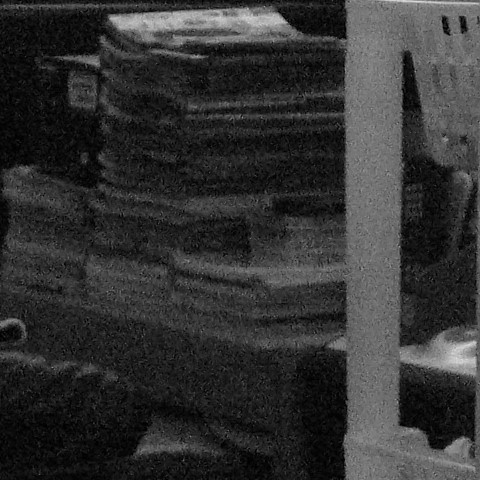
#> input picture tp2-en/traitement-images/ressources-tp2/05-image-bruitee.jpg, 480 x 480 px
$ python 08_local_parameters.py
#> lines starting #> are read from the running program, lines starting #| are printed output that depends on the picture
### tp2-en/traitement-images/tp2/tp2_support.py
from pathlib import Path

import matplotlib.pyplot as plt
import numpy as np
from PIL import Image


SCRIPT_DIR = Path(__file__).resolve().parent
STUDENT_ROOT = SCRIPT_DIR.parent
RESOURCE_DIR = STUDENT_ROOT / f"ressources-{SCRIPT_DIR.name}"
if not RESOURCE_DIR.exists():
    RESOURCE_DIR = STUDENT_ROOT / "ressources"
RESULTS_DIR = SCRIPT_DIR / "resultats"


def load_gray(filename):
    """Load a teaching image as grayscale values in [0, 1]."""
#> called with filename = '05-image-bruitee.jpg'
    path = RESOURCE_DIR / filename
    if not path.exists():
        raise FileNotFoundError(f"Missing image resource: {path}")
    with Image.open(path) as source:
#> source is the input picture: PIL image 480x480 L; min 0, max 220, mean 50.5
        image = np.asarray(source.convert("L"), dtype=np.float32) / 255.0
    return image


# [53 lines left out: functions histogram_data, add_histogram, add_cumulative_distribution, plot_histogram_data, plot_cumulative_data, compare_images_and_histograms, not called in this run]


def save_figure(fig, filename):
    RESULTS_DIR.mkdir(parents=True, exist_ok=True)
    path = RESULTS_DIR / filename
    fig.savefig(path, dpi=160, bbox_inches="tight")
    print(f"Saved figure: {path}")
    plt.show()


# [31 lines left out: functions print_stats, load_rgb, compare_rgb_cases, not called in this run]

### tp2-en/traitement-images/tp2/08_local_parameters.py
"""Study local equalization parameters."""

import matplotlib.pyplot as plt
import numpy as np
from matplotlib.patches import Rectangle
from skimage import exposure

from tp2_support import load_gray, save_figure


TILE_SIZES = (32, 64, 128)
CLIP_LIMITS = (0.01, 0.04)
ANALYSIS_REGION = (420, 220, 480, 280)  # x0, y0, x1, y1


def local_std(image):
    x0, y0, x1, y1 = ANALYSIS_REGION

    # TODO : extract the region using NumPy slicing and compute its standard deviation
    patch = image[y0:y1, x0:x1]
    return np.std(patch)

image = load_gray("05-image-bruitee.jpg")
global_equalized = exposure.equalize_hist(image, nbins=256)
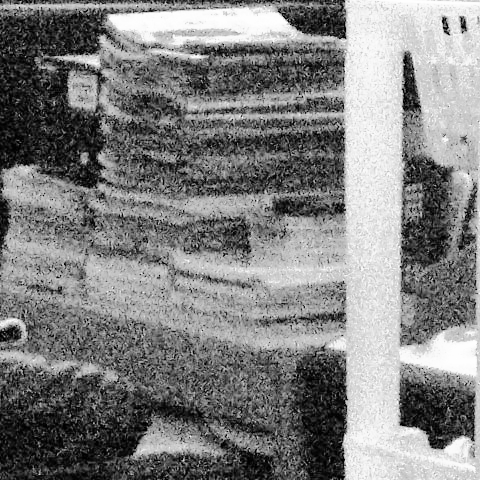
#> global_equalized: shape (480, 480) float32; min 0.00292, max 1, mean 0.504
cases = [("Original", image), ("Global equalization", global_equalized)]

for label, result in cases:
    print(f"{label:24s} local standard deviation = {local_std(result):.4f}")
#> this loop made 2 passes
#> (label, x0 in local_std, y0 in local_std, x1 in local_std, y1 in local_std) on passes 1 to 2: ('Original', 420, 220, 480, 280), ('Global equalization', 420, 220, 480, 280)
#| Original                 local standard deviation = 0.0755
#| Global equalization      local standard deviation = 0.2074
#> pass 1, in local_std, `patch = image[y0:y1, x0:x1]`:
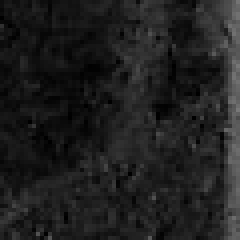
#> patch: shape (60, 60) float32 (shown 4 times larger); min 0, max 0.471, mean 0.122

for tile_size in TILE_SIZES:
    for clip_limit in CLIP_LIMITS:
        result = exposure.equalize_adapthist(
            image, kernel_size=tile_size, clip_limit=clip_limit
        )
        cases.append((f"Tile size={tile_size}, limit={clip_limit:g}", result))
        print(
            f"Tile size={tile_size:3d}, limit={clip_limit:.2f} : "
            f"local standard deviation = {local_std(result):.4f}"
        )
#> this loop made 3 passes
#| Tile size= 32, limit=0.01 : local standard deviation = 0.1547
#| Tile size= 32, limit=0.04 : local standard deviation = 0.2652
#| Tile size= 64, limit=0.01 : local standard deviation = 0.1586
#| Tile size= 64, limit=0.04 : local standard deviation = 0.2603
#| Tile size=128, limit=0.01 : local standard deviation = 0.1612
#| Tile size=128, limit=0.04 : local standard deviation = 0.1965
#> pass 1, in local_std (call 3), `patch = image[y0:y1, x0:x1]`:
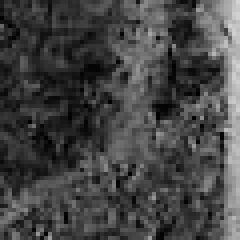
#> patch: shape (60, 60) float32 (shown 4 times larger); min 0.00269, max 0.834, mean 0.27
#> pass 1, in local_std (call 4), `patch = image[y0:y1, x0:x1]`:
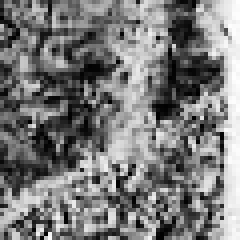
#> patch: shape (60, 60) float32 (shown 4 times larger); min 0.00214, max 0.999, mean 0.479
#> after the loop:
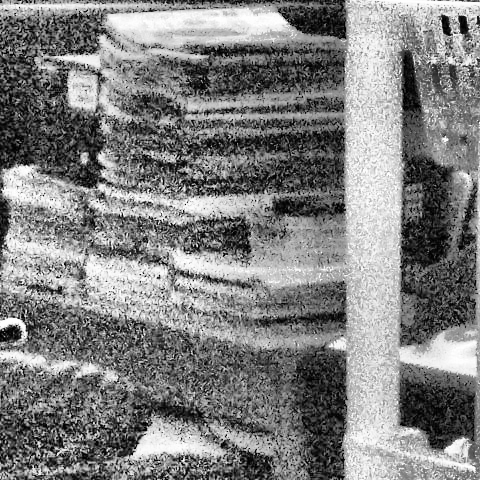
#> result: shape (480, 480) float32; min 0, max 1, mean 0.503
#> after the loop, cases = 8 items

fig, axes = plt.subplots(4, 2, figsize=(11, 15))
for axis, (title, result) in zip(axes.flat, cases):
    axis.imshow(result, cmap="gray", vmin=0, vmax=1)
    axis.set_title(title)
    axis.axis("off")
    if title == "Original":
        x0, y0, x1, y1 = ANALYSIS_REGION
        axis.add_patch(
            Rectangle((x0, y0), x1 - x0, y1 - y0, fill=False, edgecolor="red", linewidth=2)
        )
#> this loop made 8 passes
#> title on passes 2 to 8: 'Global equalization', 'Tile size=32, limit=0.01', 'Tile size=32, limit=0.04', 'Tile size=64, limit=0.01', 'Tile size=64, limit=0.04', 'Tile size=128, limit=0.01', 'Tile size=128, limit=0.04'

fig.suptitle("Effect of tile size and clip limit", fontsize=15)
fig.tight_layout(rect=(0, 0, 1, 0.97))
save_figure(fig, "08-etude-parametres-clahe.png")
#> in save_figure, `fig.savefig(path, dpi=160, bbox_inches="tight")`:
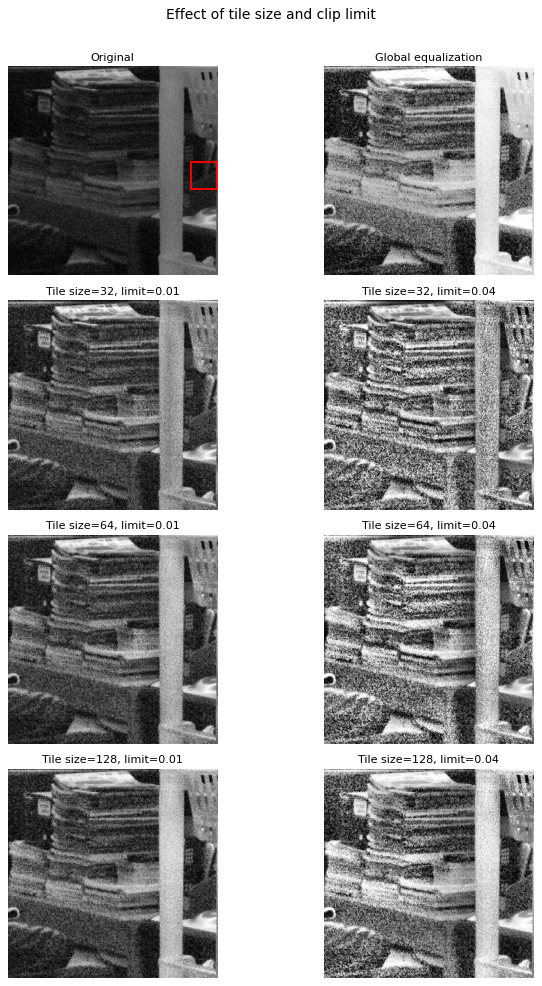
#> figure drawn by matplotlib, 8 panels

# Show enlarged views of the same region to compare fluctuations.
x0, y0, x1, y1 = ANALYSIS_REGION
fig, axes = plt.subplots(2, 4, figsize=(13, 7))
for axis, (title, result) in zip(axes.flat, cases):
    axis.imshow(result[y0:y1, x0:x1], cmap="gray", vmin=0, vmax=1,
                interpolation="nearest")
    axis.set_title(title)
    axis.axis("off")
#> this loop made 8 passes
fig.suptitle("Same region, same grayscale range")
fig.tight_layout()
save_figure(fig, "08-regions-agrandies.png")
#> call 2 of save_figure, with filename = '08-regions-agrandies.png'
#> in save_figure (call 2), `fig.savefig(path, dpi=160, bbox_inches="tight")`:
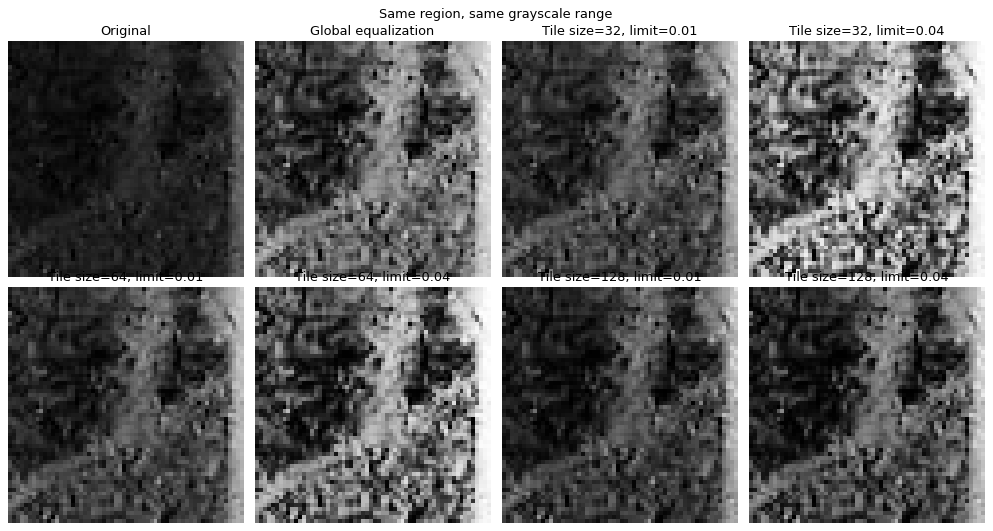
#> figure drawn by matplotlib, 8 panels

$ run again, with tp2-en/traitement-images/ressources-tp2/08-balles-rgb.jpg copied over tp2-en/traitement-images/ressources-tp2/05-image-bruitee.jpg
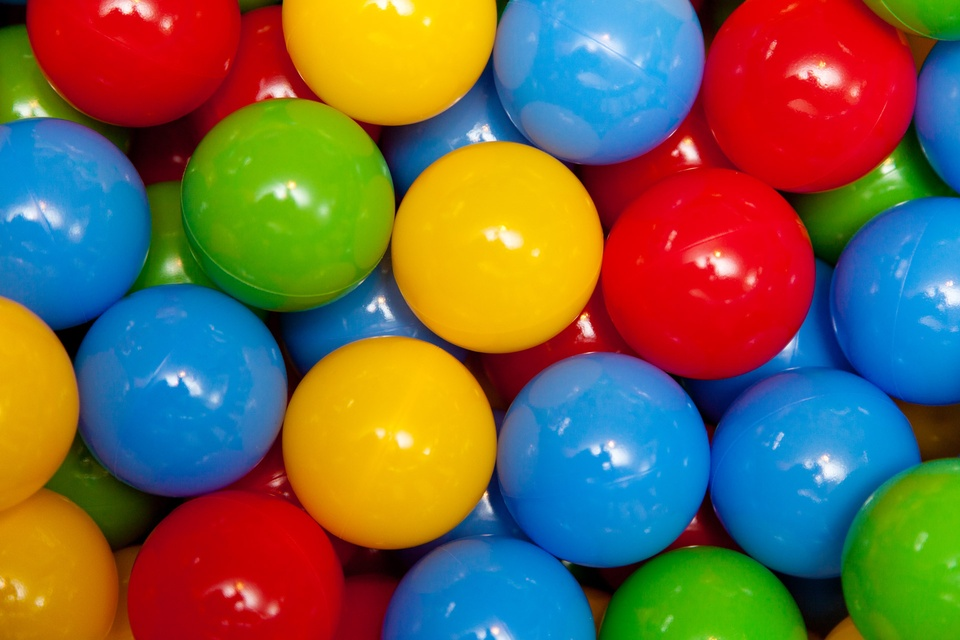
#> input picture tp2-en/traitement-images/ressources-tp2/08-balles-rgb.jpg, 960 x 640 px
#> in load_gray, source is the input picture: PIL image 960x640 RGB; mean R, G, B 113.6, 102.1, 75.3
#> `global_equalized = exposure.equalize_hist(image, nbins=256)`:
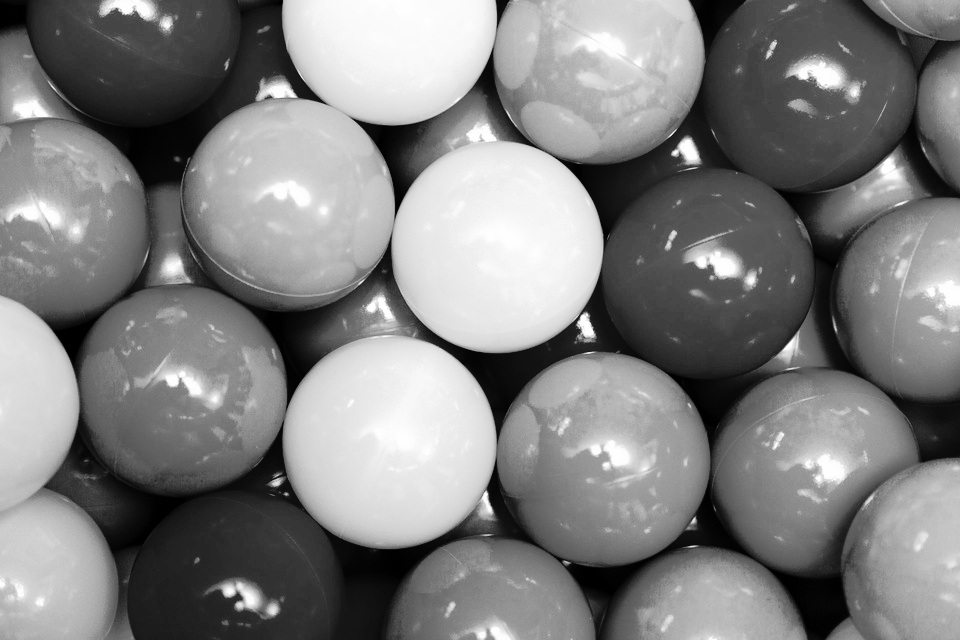
#> global_equalized: shape (640, 960) float32; min 0.000646, max 1, mean 0.504
#> the loop `for label, result in cases:` made 2 passes
#> (label, x0 in local_std, y0 in local_std, x1 in local_std, y1 in local_std) on passes 1 to 2: ('Original', 420, 220, 480, 280), ('Global equalization', 420, 220, 480, 280)
#> (printed output is left out)
#> the loop `for tile_size in TILE_SIZES:` made 3 passes
#| Tile size= 32, limit=0.01 : local standard deviation = 0.0282
#| Tile size= 32, limit=0.04 : local standard deviation = 0.0689
#| Tile size= 64, limit=0.01 : local standard deviation = 0.0378
#| Tile size= 64, limit=0.04 : local standard deviation = 0.0582
#| Tile size=128, limit=0.01 : local standard deviation = 0.0367
#| Tile size=128, limit=0.04 : local standard deviation = 0.1021
#> after the loop `for tile_size in TILE_SIZES:`:
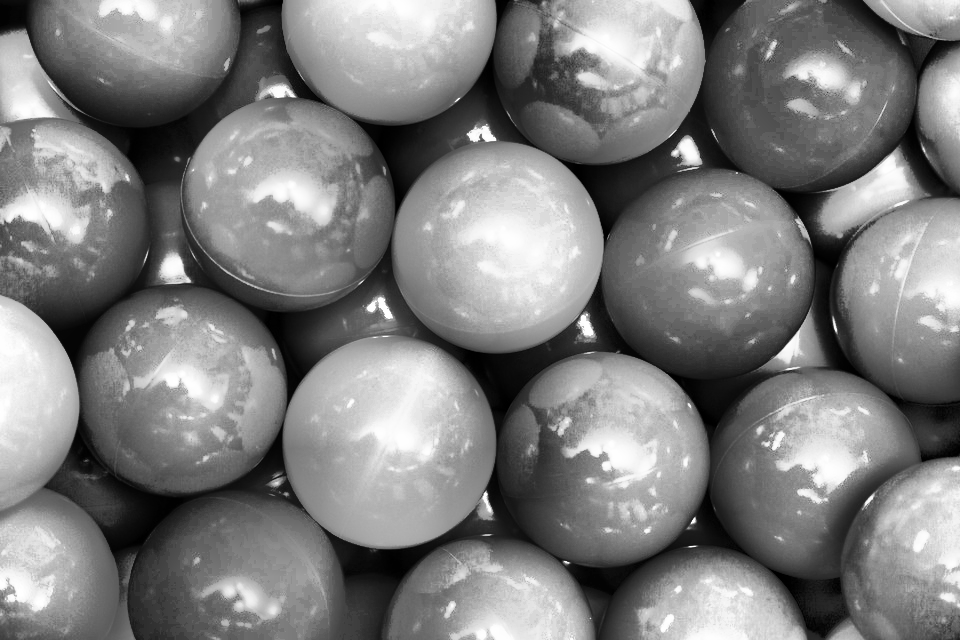
#> result: shape (640, 960) float32; min 0, max 1, mean 0.499
#> after the loop `for tile_size in TILE_SIZES:`: cases = 8 items
#> the loop `for axis, (title, result) in zip(axes.flat, cases):` made 8 passes
#> the loop `for axis, (title, result) in zip(axes.flat, cases):` made 8 passes
#> title on passes 1 to 8: 'Original', 'Global equalization', 'Tile size=32, limit=0.01', 'Tile size=32, limit=0.04', 'Tile size=64, limit=0.01', 'Tile size=64, limit=0.04', 'Tile size=128, limit=0.01', 'Tile size=128, limit=0.04'

$ run again, with tp2-en/traitement-images/ressources-tp2/03-maison-reference.png saved as tp2-en/traitement-images/ressources-tp2/05-image-bruitee.jpg
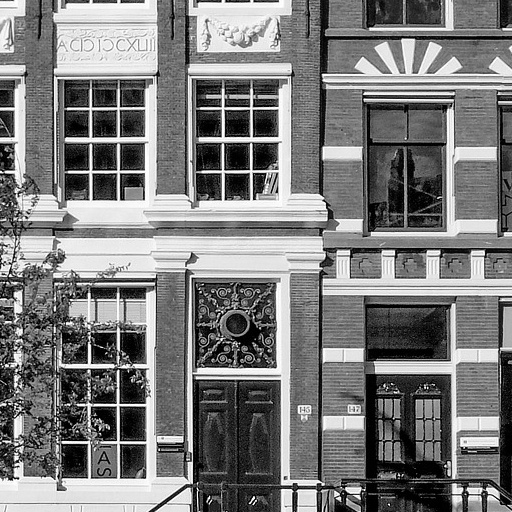
#> input picture tp2-en/traitement-images/ressources-tp2/03-maison-reference.png, 512 x 512 px
#> in load_gray, source is the input picture: PIL image 512x512 L; min 0, max 255, mean 123.2
#> the loop `for label, result in cases:` made 2 passes
#> (label, x0 in local_std, y0 in local_std, x1 in local_std, y1 in local_std) on passes 1 to 2: ('Original', 420, 220, 480, 280), ('Global equalization', 420, 220, 480, 280)
#> (printed output is left out)
#> the loop `for tile_size in TILE_SIZES:` made 3 passes
#| Tile size= 32, limit=0.01 : local standard deviation = 0.2862
#| Tile size= 32, limit=0.04 : local standard deviation = 0.2915
#| Tile size= 64, limit=0.01 : local standard deviation = 0.2779
#| Tile size= 64, limit=0.04 : local standard deviation = 0.2692
#| Tile size=128, limit=0.01 : local standard deviation = 0.2676
#| Tile size=128, limit=0.04 : local standard deviation = 0.2639
#> pass 1, in local_std (call 4), `patch = image[y0:y1, x0:x1]`:
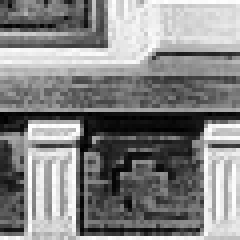
#> patch: shape (60, 60) float32 (shown 4 times larger); min 0.00427, max 1, mean 0.523
#> after the loop `for tile_size in TILE_SIZES:`:
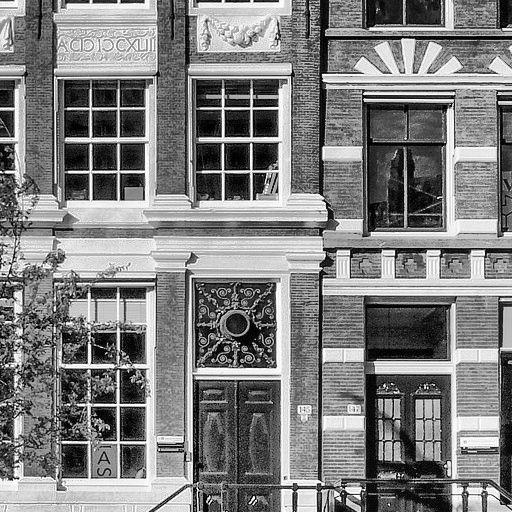
#> result: shape (512, 512) float32; min 0, max 1, mean 0.499
#> after the loop `for tile_size in TILE_SIZES:`: cases = 8 items
#> the loop `for axis, (title, result) in zip(axes.flat, cases):` made 8 passes
#> the loop `for axis, (title, result) in zip(axes.flat, cases):` made 8 passes
#> title on passes 1 to 8: 'Original', 'Global equalization', 'Tile size=32, limit=0.01', 'Tile size=32, limit=0.04', 'Tile size=64, limit=0.01', 'Tile size=64, limit=0.04', 'Tile size=128, limit=0.01', 'Tile size=128, limit=0.04'
